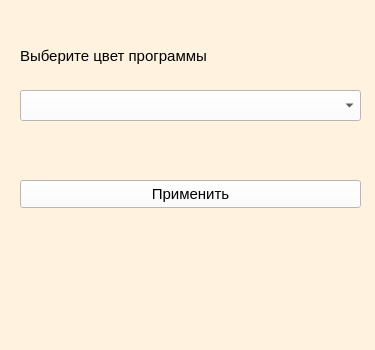
<?xml version="1.0" encoding="UTF-8"?>
<ui version="4.0">
 <class>Form</class>
 <widget class="QWidget" name="Form">
  <property name="geometry">
   <rect>
    <x>0</x>
    <y>0</y>
    <width>375</width>
    <height>350</height>
   </rect>
  </property>
  <property name="windowTitle">
   <string>Form</string>
  </property>
  <property name="styleSheet">
   <string notr="true">background-color: rgb(255, 242, 222);</string>
  </property>
  <widget class="QLabel" name="label">
   <property name="geometry">
    <rect>
     <x>20</x>
     <y>40</y>
     <width>261</width>
     <height>31</height>
    </rect>
   </property>
   <property name="font">
    <font>
     <pointsize>11</pointsize>
    </font>
   </property>
   <property name="text">
    <string>Выберите цвет программы</string>
   </property>
  </widget>
  <widget class="QComboBox" name="combo_color">
   <property name="geometry">
    <rect>
     <x>20</x>
     <y>90</y>
     <width>341</width>
     <height>31</height>
    </rect>
   </property>
   <property name="font">
    <font>
     <pointsize>10</pointsize>
    </font>
   </property>
   <property name="styleSheet">
    <string notr="true">background-color: rgb(255, 255, 255);</string>
   </property>
  </widget>
  <widget class="QPushButton" name="push_apply">
   <property name="geometry">
    <rect>
     <x>20</x>
     <y>180</y>
     <width>341</width>
     <height>28</height>
    </rect>
   </property>
   <property name="font">
    <font>
     <pointsize>11</pointsize>
    </font>
   </property>
   <property name="styleSheet">
    <string notr="true">background-color: rgb(255, 255, 255);</string>
   </property>
   <property name="text">
    <string>Применить</string>
   </property>
  </widget>
 </widget>
 <resources/>
 <connections/>
</ui>
